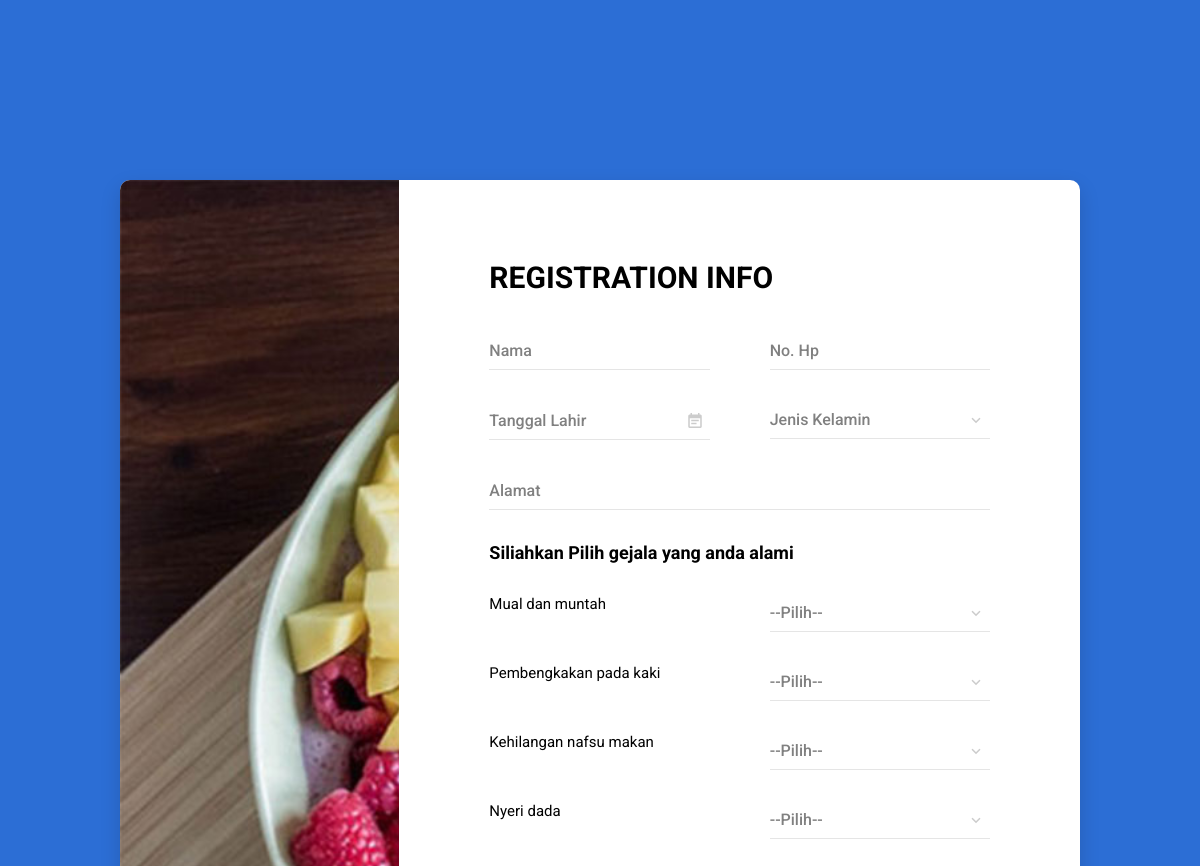
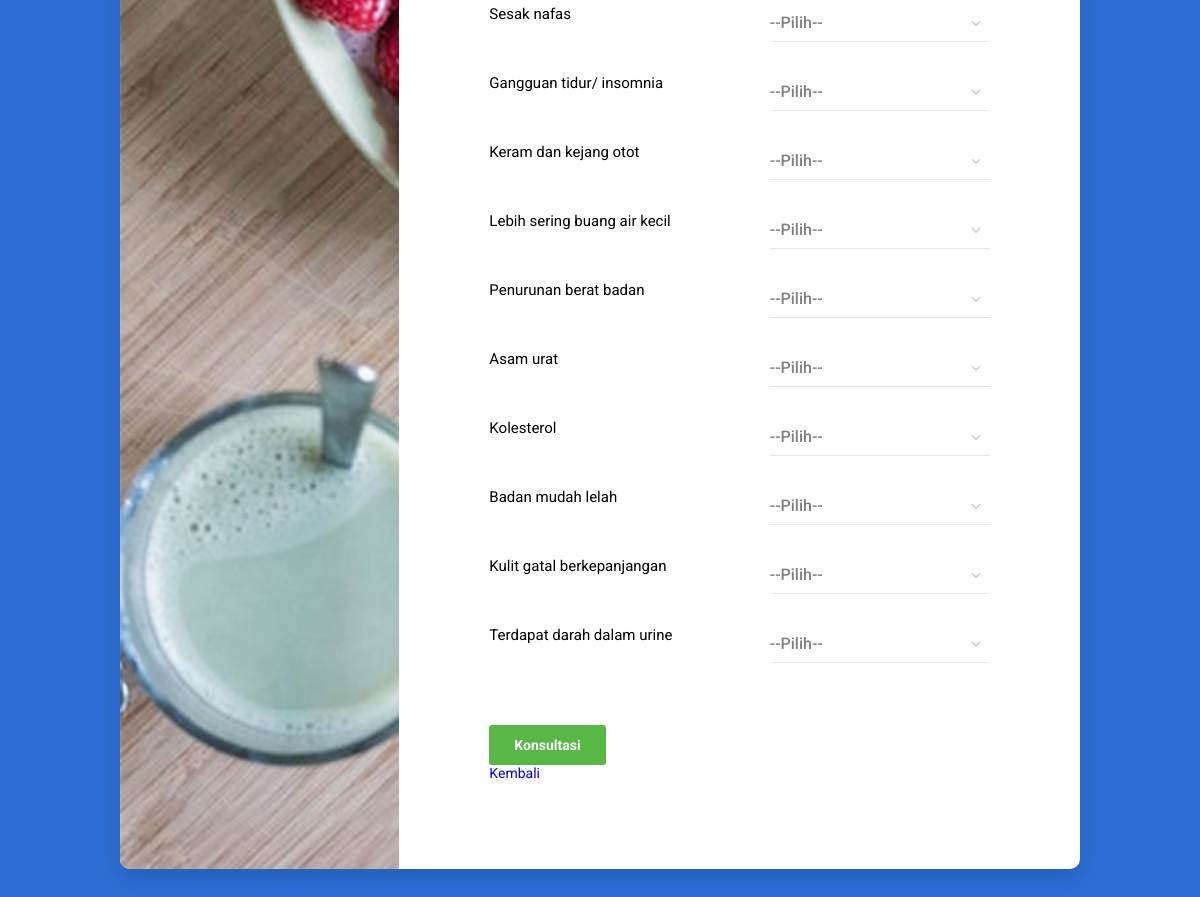
Screenshot of /registrasi.php with the database file from the repository (2 pictures, top to bottom).
### tables this page shows
CREATE TABLE `gejala` (
  `id_gejala` int(11) NOT NULL,
  `kode_gejala` varchar(50) NOT NULL,
  `nama_gejala` varchar(255) NOT NULL,
  `mb` double NOT NULL,
  `md` double NOT NULL,
  `nilai_bobot` float NOT NULL
);

### registrasi.php (the view, shortened to what this page needs)
<?php
include 'config/koneksi.php';
?>
<!DOCTYPE html>
<html lang="en">
<head>
    <link href="assets/registrasi/vendor/mdi-font/css/material-design-iconic-font.min.css" rel="stylesheet" media="all">
    <link href="assets/registrasi/vendor/font-awesome-4.7/css/font-awesome.min.css" rel="stylesheet" media="all">
    <link href="assets/registrasi/vendor/select2/select2.min.css" rel="stylesheet" media="all">
    <link href="assets/registrasi/vendor/datepicker/daterangepicker.css" rel="stylesheet" media="all">
    <link href="assets/registrasi/css/main.css" rel="stylesheet" media="all">
</head>
<body>
    <div class="page-wrapper bg-blue p-t-180 p-b-100 font-robo">
        <div class="wrapper wrapper--w960">
            <div class="card card-2">
                <div class="card-heading"></div>
                <div class="card-body">
                    <h2 class="title">Registration Info</h2>
                    <form method="POST" action="aksi-reg.php">
                        <div class="row row-space">
                            <div class="col-2">
                                <div class="input-group">
                                    <input class="input--style-2" type="text" placeholder="Nama" name="name" required>
                                </div>
                            </div>
                            <div class="col-2">
                                <div class="input-group">
                                    <input class="input--style-2" type="number" min="11" placeholder="No. Hp"
                                        name="notlp" required>
                                </div>
                            </div>
                        </div>
                        <div class="row row-space">
                            <div class="col-2">
                                <div class="input-group">
                                    <input class="input--style-2 js-datepicker" type="text" placeholder="Tanggal Lahir"
                                        name="tgllahir" required>
                                    <i class="zmdi zmdi-calendar-note input-icon js-btn-calendar"></i>
                                </div>
                            </div>
                            <div class="col-2">
                                <div class="input-group">
                                    <div class="rs-select2 js-select-simple select--no-search">
                                    </div>
                                </div>
                            </div>
                        </div>
                        <div class="input-group">
                            <input class="input--style-2" type="text" placeholder="Alamat" name="alamat" required>
                        </div>
                        <h4><strong> Siliahkan Pilih gejala yang anda alami</strong></h4>
                        <br>
                        <br>
                        <?php $ambil = $koneksi->query("SELECT * FROM gejala");
                        $no = 1; ?>
                        <?php while ($pecah = $ambil->fetch_assoc()) { ?>
                        <div class="row row-space">
                            <div class="col-2">
                                <h5 name="id_gejala[<?php echo $pecah['id_gejala'] ?>]"
                                    id="id_gejala[<?php echo $pecah['id_gejala'] ?>]">
                                    <?php echo $pecah['nama_gejala']; ?></h5>
                            </div>
                            <div class="col-2">
                                <div class="input-group">
                                    <div class="rs-select2 js-select-simple select--no-search">
                                    </div>
                                </div>
                            </div>
                        </div>
                        <?php } ?>
                        <div class="p-t-30">
                            <button class="btn btn--radius btn--green light" name="submit"
                                type="submit">Konsultasi</button>
                        </div>
                        <div class="col-12">
                            <a href="index.php" style="text-decoration: none">Kembali</a>
                        </div>
                    </form>
                </div>
            </div>
        </div>
    </div>
</body>
</html>

### assets/registrasi/css/main.css (style rules this page uses)
.font-robo { font-family: "Roboto", "Arial", "Helvetica Neue", sans-serif; }
.row { display: -webkit-box; display: -webkit-flex; display: -moz-box; display: -ms-flexbox; display: flex; -webkit-flex-wrap: wrap; -ms-flex-wrap: wrap; flex-wrap: wrap; }
.row-space { -webkit-box-pack: justify; -webkit-justify-content: space-between; -moz-box-pack: justify; -ms-flex-pack: justify; justify-content: space-between; }
.col-2 { width: -webkit-calc((100% - 60px) / 2); width: -moz-calc((100% - 60px) / 2); width: calc((100% - 60px) / 2); }
html { -webkit-box-sizing: border-box; -moz-box-sizing: border-box; box-sizing: border-box; }
* { padding: 0; margin: 0; }
*, *:before, *:after { -webkit-box-sizing: inherit; -moz-box-sizing: inherit; box-sizing: inherit; }
body, h1, h2, h3, h4, h5, h6, blockquote, p, pre, dl, dd, ol, ul, figure, hr, fieldset, legend { margin: 0; padding: 0; }
button { outline: none; background: none; border: none; }
.page-wrapper { min-height: 100vh; }
body { font-family: "Roboto", "Arial", "Helvetica Neue", sans-serif; font-weight: 400; font-size: 14px; }
h1, h2, h3, h4, h5, h6 { font-weight: 400; }
h2 { font-size: 30px; }
h4 { font-size: 18px; }
h5 { font-size: 15px; }
.bg-blue { background: #2c6ed5; }
.p-t-180 { padding-top: 180px; }
.p-t-30 { padding-top: 30px; }
.p-b-100 { padding-bottom: 100px; }
.wrapper { margin: 0 auto; }
.wrapper--w960 { max-width: 960px; }
.btn { line-height: 40px; display: inline-block; padding: 0 25px; cursor: pointer; color: #fff; font-family: "Roboto", "Arial", "Helvetica Neue", sans-serif; -webkit-transition: all 0.4s ease; -o-transition: all 0.4s ease; -moz-transition: all 0.4s ease; transition: all 0.4s ease; font-size: 14px; font-weight: 700; }
.btn--radius { -webkit-border-radius: 3px; -moz-border-radius: 3px; border-radius: 3px; }
.btn--green { background: #57b846; }
input { outline: none; margin: 0; border: none; -webkit-box-shadow: none; -moz-box-shadow: none; box-shadow: none; width: 100%; font-size: 14px; font-family: inherit; }
.input-group { position: relative; margin-bottom: 32px; border-bottom: 1px solid #e5e5e5; }
.input-icon { position: absolute; font-size: 18px; color: #ccc; right: 8px; top: 50%; -webkit-transform: translateY(-50%); -moz-transform: translateY(-50%); -ms-transform: translateY(-50%); -o-transform: translateY(-50%); transform: translateY(-50%); cursor: pointer; }
.input--style-2 { padding: 9px 0; color: #666; font-size: 16px; font-weight: 500; }
.title { text-transform: uppercase; font-weight: 700; margin-bottom: 37px; }
.card { overflow: hidden; -webkit-border-radius: 3px; -moz-border-radius: 3px; border-radius: 3px; background: #fff; }
.card-2 { -webkit-box-shadow: 0px 8px 20px 0px rgba(0, 0, 0, 0.15); -moz-box-shadow: 0px 8px 20px 0px rgba(0, 0, 0, 0.15); box-shadow: 0px 8px 20px 0px rgba(0, 0, 0, 0.15); -webkit-border-radius: 10px; -moz-border-radius: 10px; border-radius: 10px; width: 100%; display: table; }
.card-2 .card-heading { background: url("../images/bg-heading-02.jpg") top left/cover no-repeat; width: 29.1%; display: table-cell; }
.card-2 .card-body { display: table-cell; padding: 80px 90px; padding-bottom: 88px; }

### rows the page displays
gejala: nama_gejala "Mual dan muntah"
gejala: nama_gejala "Pembengkakan pada kaki"
gejala: nama_gejala "Kehilangan nafsu makan"
gejala: nama_gejala "Nyeri dada"
gejala: nama_gejala "Sesak nafas"
gejala: nama_gejala "Gangguan tidur/ insomnia"
gejala: nama_gejala "Keram dan kejang otot"
gejala: nama_gejala "Lebih sering buang air kecil"
gejala: nama_gejala "Penurunan berat badan"
gejala: nama_gejala "Asam urat"
gejala: nama_gejala "Kolesterol"
gejala: nama_gejala "Badan mudah lelah"
gejala: nama_gejala "Kulit gatal berkepanjangan"
gejala: nama_gejala "Terdapat darah dalam urine"
